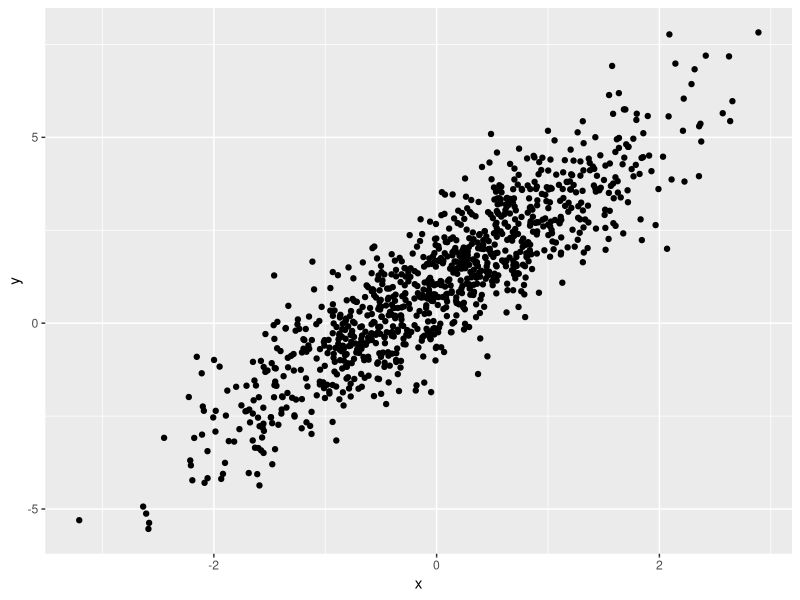
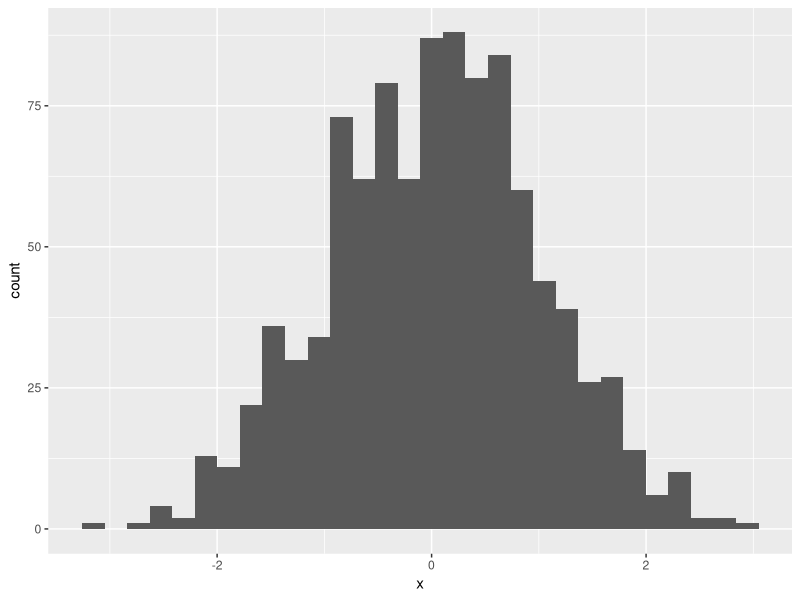
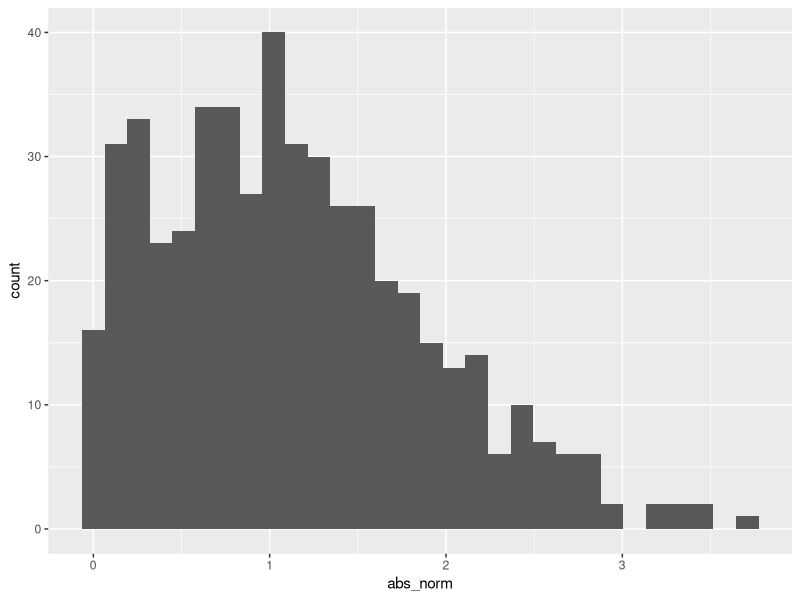

Source code (R) for these figures, in order:
## ---- chunk 1
library(tidyverse)
## ---- chunk 2
samp = rnorm(100)
length(samp)
## ---- chunk 3
plot_df = 
        tibble(
                x = rnorm(n=1000),
                y = 1 + 2 * x + rnorm(n = 1000)
        )
ggplot(plot_df,  aes(x = x, y = y)) + geom_point()
## ---- chunk 4
ggplot(plot_df, aes(x=x)) + geom_histogram()
## ---- chunk 5
la_df = 
        tibble(
                norm =  rnorm(n = 500, mean = 1),
                logical = norm > 0,
                abs_norm = abs(norm)
        )

ggplot(la_df, aes(x= abs_norm)) + geom_histogram()
